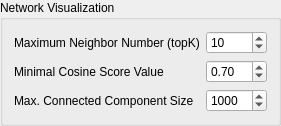
<?xml version="1.0" encoding="UTF-8"?>
<ui version="4.0">
 <class>gbNetworkOptions</class>
 <widget class="QGroupBox" name="gbNetworkOptions">
  <property name="geometry">
   <rect>
    <x>0</x>
    <y>0</y>
    <width>250</width>
    <height>111</height>
   </rect>
  </property>
  <property name="title">
   <string>Network Visualization</string>
  </property>
  <layout class="QGridLayout" name="gridLayout_3">
   <item row="0" column="1">
    <widget class="QSpinBox" name="spinNetworkMaxNeighbor">
     <property name="enabled">
      <bool>true</bool>
     </property>
     <property name="minimum">
      <number>1</number>
     </property>
     <property name="maximum">
      <number>20</number>
     </property>
     <property name="value">
      <number>10</number>
     </property>
    </widget>
   </item>
   <item row="0" column="0">
    <widget class="QLabel" name="label_3">
     <property name="text">
      <string>Maximum Neighbor Number (topK)</string>
     </property>
    </widget>
   </item>
   <item row="1" column="0">
    <widget class="QLabel" name="label_7">
     <property name="text">
      <string>Minimal Cosine Score Value</string>
     </property>
    </widget>
   </item>
   <item row="1" column="1">
    <widget class="QDoubleSpinBox" name="spinNetworkMinScore">
     <property name="enabled">
      <bool>true</bool>
     </property>
     <property name="decimals">
      <number>2</number>
     </property>
     <property name="maximum">
      <double>1.000000000000000</double>
     </property>
     <property name="singleStep">
      <double>0.050000000000000</double>
     </property>
     <property name="value">
      <double>0.700000000000000</double>
     </property>
    </widget>
   </item>
   <item row="3" column="0">
    <spacer name="verticalSpacer">
     <property name="orientation">
      <enum>Qt::Vertical</enum>
     </property>
     <property name="sizeHint" stdset="0">
      <size>
       <width>20</width>
       <height>40</height>
      </size>
     </property>
    </spacer>
   </item>
   <item row="0" column="2" rowspan="3">
    <spacer name="horizontalSpacer">
     <property name="orientation">
      <enum>Qt::Horizontal</enum>
     </property>
     <property name="sizeHint" stdset="0">
      <size>
       <width>40</width>
       <height>20</height>
      </size>
     </property>
    </spacer>
   </item>
   <item row="2" column="0">
    <widget class="QLabel" name="label_4">
     <property name="enabled">
      <bool>true</bool>
     </property>
     <property name="text">
      <string>Max. Connected Component Size </string>
     </property>
    </widget>
   </item>
   <item row="2" column="1">
    <widget class="QSpinBox" name="spinNetworkMaxConnectedComponentSize">
     <property name="enabled">
      <bool>true</bool>
     </property>
     <property name="minimum">
      <number>0</number>
     </property>
     <property name="maximum">
      <number>10000</number>
     </property>
     <property name="value">
      <number>1000</number>
     </property>
    </widget>
   </item>
  </layout>
 </widget>
 <tabstops>
  <tabstop>spinNetworkMaxNeighbor</tabstop>
  <tabstop>spinNetworkMinScore</tabstop>
  <tabstop>spinNetworkMaxConnectedComponentSize</tabstop>
 </tabstops>
 <resources/>
 <connections/>
</ui>
